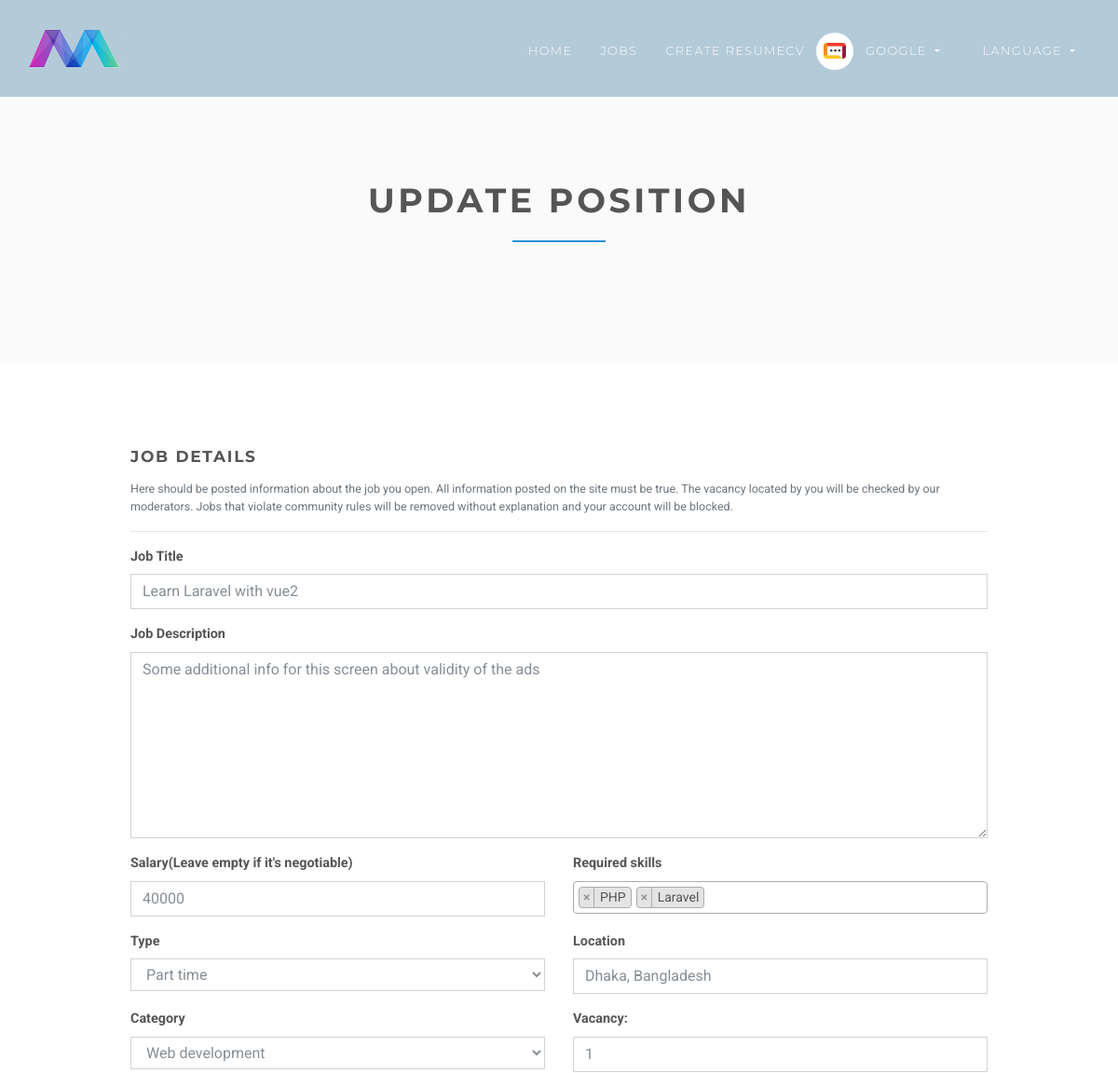
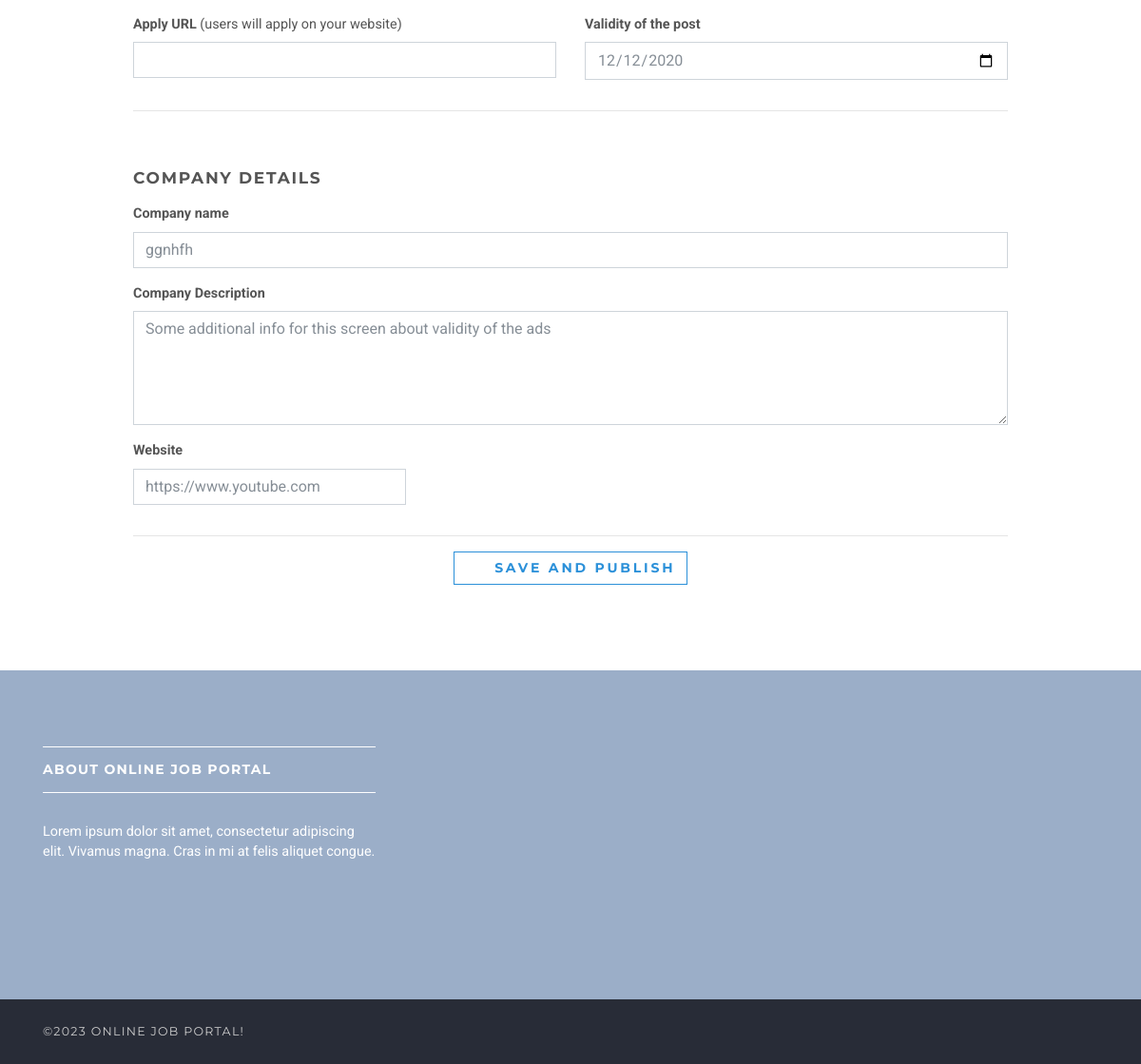
Page /en/employer/dashboard/jobs/1/edit/ (signed in) on the committed database (2 pictures, top to bottom).
### accounts/models.py (models this page shows, shortened)
class User(AbstractUser):
    username = None
    role = models.CharField(max_length=12, error_messages={"required": "Role must be provided"})
    gender = models.CharField(max_length=10, blank=True, null=True, default="")
    email = models.EmailField(
        unique=True, blank=False, error_messages={"unique": "A user with that email already exists."}
    )
    USERNAME_FIELD = "email"
    REQUIRED_FIELDS = []
    objects = UserManager()

### jobsapp/models.py (models this page shows, shortened)
class Job(models.Model):
    user = models.ForeignKey(User, on_delete=models.CASCADE)
    title = models.CharField(max_length=300)
    description = models.TextField()
    location = models.CharField(max_length=150)
    type = models.CharField(choices=JOB_TYPE, max_length=10)
    category = models.CharField(max_length=100)
    last_date = models.DateTimeField()
    company_name = models.CharField(max_length=100)
    company_description = models.CharField(max_length=300)
    website = models.CharField(max_length=100, default="")
    created_at = models.DateTimeField(default=timezone.now)
    filled = models.BooleanField(default=False)
    salary = models.IntegerField(default=0, blank=True)
    tags = models.ManyToManyField(Tag)
    vacancy = models.IntegerField(default=1)
    objects = JobManager()
    class Meta:
        ordering = ["id"]

### jobsapp/views/employer.py (the view, shortened to what this page needs)
# urls.py: path("jobs/<int:id>/edit/", JobUpdateView.as_view(), name="employer-jobs-edit"),
@method_decorator(login_required(login_url=reverse_lazy("accounts:login")), name="dispatch")
@method_decorator(user_is_employer, name="dispatch")
class JobUpdateView(UpdateView):
    template_name = "jobs/update.html"
    form_class = CreateJobForm
    extra_context = {"title": "Edit Job"}
    slug_field = "id"
    slug_url_kwarg = "id"
    success_url = reverse_lazy("jobs:employer-dashboard")
    context_object_name = "job"
    def dispatch(self, request, *args, **kwargs):
        return super().dispatch(self.request, *args, **kwargs)
    def get_queryset(self):
        return Job.objects.filter(user_id=self.request.user.id)
    def get_context_data(self, **kwargs):
        context = super().get_context_data(**kwargs)
        context["tags"] = Tag.objects.all()
        return context

### jobsapp/forms.py (shortened to what this page needs)
class CreateJobForm(forms.ModelForm):
    class Meta:
        model = Job
        exclude = ("user", "created_at")
        labels = {
            "last_date": "Last Date",
            "company_name": "Company Name",
            "company_description": "Company Description",
        }

### jobsapp/templatetags/tag_exists.py (called while the page is built)
@register.simple_tag(name="tag_exists")
def tag_exists(id, tags):
    return True if tags is not None and len(tags) > 0 and str(id) in tags else False

### templates/jobs/update.html (shortened to what this page needs)
{% extends 'base.html' %}
{% load static %}
{% load tag_exists %}
{% block styles %}
    <link rel="stylesheet" href="{% static 'vendor/bootstrap-select/css/bootstrap-select.min.css' %}">
    <link href="https://cdnjs.cloudflare.com/ajax/libs/select2/4.0.3/css/select2.min.css" rel="stylesheet"/>
    <link rel="stylesheet" href="{% static 'css/select2-bootstrap.css' %}"/>
{% endblock %}
{% block content %}
    <section class="bg-light-gray">
        <div class="container">
            <div class="row">
                <div class="col-lg-8 mx-auto">
                    <h1 class="heading">Update position</h1>
                </div>
            </div>
        </div>
    </section>
    <section>
        <div class="container">
            <div class="row">
                <div class="col-lg-10 mx-auto">
                    <form id="job-main-form" method="post" action="" class="job-add-form">
                        <div class="row">
                            <div class="col-lg-12">
                                <h4>Job details</h4>
                                <p class="text-muted text-small">Here should be posted information about the job you open.
                                    All information posted on the site must be true. The vacancy located by you will be checked by our moderators.
                                    Jobs that violate community rules will be removed without explanation and your account will be blocked. </p>
                                <hr>
                            </div>
                        </div>
                        <div class="row">
                            <div class="col-lg-12 form-group">
                                <label for="title">Job Title</label>
                                <input id="title" name="title" type="text" class="form-control" value="{{ form.title.value|default_if_none:"" }}">
                            </div>
                        </div>
                        <div class="row">
                            <div class="col-lg-12 form-group">
                                <label for="description">Job Description</label>
                                <textarea id="description" name="description" rows="5" style="min-height: 200px" class="form-control">{{ form.description.value|default_if_none:"" }}</textarea>
                            </div>
                        </div>
                        <div class="row">
                            <div class="col-lg-6 form-group">
                                <label for="salary">Salary(Leave empty if it's negotiable)</label>
                                <input id="salary" name="salary" type="number" min="1000" class="form-control" value="{{ form.salary.value|default_if_none:"" }}">
                            </div>
                            <div class="col-lg-6 form-group">
                                <label for="tags">Required skills</label>
                            </div>
                        </div>
                        <div class="row">
                            <div class="col-lg-6 form-group">
                                <label for="type">Type</label>
                                <select id="type" name="type" placeholder="Choose job type" class="form-control">
                                    <option value="2" {% if form.type.value == "2" %} selected {% endif %}>Part time</option>
                                </select>
                            </div>
                            <div class="col-lg-6 form-group">
                                <label for="location">Location</label>
                                <input id="location" name="location" type="text" placeholder="e.g. Dhaka, Bangladesh"
                                       class="form-control" value="{{ form.location.value|default_if_none:"" }}">
                            </div>
                        </div>
                        <div class="row">
                            <div class="col-lg-6 form-group">
                                <label for="category">Category</label>
                                <select id="category" name="category" class="form-control">
                                    <option value="web-development" {% if form.category.value == "web-development" %} selected {% endif %}>Web development</option>
                                </select>
                            </div>
                            <div class="col-lg-6 form-group">
                                <label for="vacancy">Vacancy: </label>
                                <input id="vacancy" name="vacancy" type="number" min="1" class="form-control"
                                        value="{{ form.vacancy.value | default_if_none:"" }}">
                            </div>
                        </div>
                        <div class="row">
                            <div class="col-xl-6 form-group">
                                <label for="apply_url">Apply URL <span
                                        class="note">(users will apply on your website)</span></label>
                                <input id="apply_url" type="url" class="form-control">
                            </div>
                            <div class="col-xl-6 form-group">
                                <label for="validity">Validity of the post</label>
                                <input id="validity" name="last_date" type="date" class="form-control" value="{{ form.last_date.value|default:job.last_date|date:"Y-m-d" }}">
                            </div>
                        </div>
                        <div class="row">
                            <div class="col-lg-12">
                                <hr class="margin-bottom--big">
                            </div>
                        </div>
                        <div class="row">
                            <div class="col-lg-12">
                                <h4>Company details</h4>
                            </div>
                        </div>
                        <div class="row">
                            <div class="col-lg-12 form-group">
                                <label for="company_name">Company name</label>
                                <input id="company_name" name="company_name" type="text" class="form-control" value="{{ form.company_name.value|default_if_none:"" }}">
                            </div>
                        </div>
                        <div class="row">
                            <div class="col-lg-12 form-group">
                                <label for="company_description">Company Description</label>
                                <textarea id="company_description" name="company_description" rows="3"
                                          class="form-control">{{ form.company_description.value|default_if_none:"" }}</textarea>
                            </div>
                        </div>
                        <div class="row">
                            <div class="col-lg-4 form-group">
                                <label for="company_website">Website</label>
                                <input id="company_website" name="website" type="url" class="form-control" value="{{ form.website.value|default_if_none:"" }}">
                            </div>
                        </div>
                        <div class="row">
                            <div class="col-lg-12 text-center">
                                <hr>
                                <button type="submit" class="btn btn-outline-white-primary"><i class="fa fa-magic"></i>
                                    Save and publish
                                </button>
                            </div>
                        </div>
                    </form>
                </div>
            </div>
        </div>
    </section>
{% endblock %}

### templates/base.html (shortened to what this page needs)
{% load static %}
{% load static i18n %}
{% get_current_language as LANGUAGE_CODE %}
<!DOCTYPE html>
<html lang="{{ LANGUAGE_CODE }}">
<head>
    <link rel="stylesheet"
          href="{% static 'vendor/bootstrap/css/bootstrap.min.css' %}">
    <link rel="stylesheet"
          href="{% static 'vendor/font-awesome/css/font-awesome.min.css' %}">
    <link rel="stylesheet" href="{% static 'vendor/owl.carousel/assets/owl.carousel.css' %}">
    <link rel="stylesheet" href="{% static 'vendor/owl.carousel/assets/owl.theme.default.css' %}">
    <link rel="stylesheet" href="{% static 'css/style.default.css' %}" id="theme-stylesheet">
    <link rel="stylesheet" href="{% static 'css/custom.css' %}">
    <link rel="stylesheet" href="https://cdnjs.cloudflare.com/ajax/libs/toastr.js/latest/toastr.min.css"/>
    {% block styles %}{% endblock %}
</head>
<body>
<header class="header">
    <nav class="navbar navbar-expand-lg">
        <div class="container-fluid">
            <a href="{% url 'jobs:home' %}" class="navbar-brand">
                <img src="{% static 'img/logo-small.png' %}" alt="logo" class="d-none d-lg-block">
            </a>
            <div id="navbarSupportedContent" class="collapse navbar-collapse">
                {% with request.resolver_match.url_name as url_name %}
                    <ul class="navbar-nav ml-auto">
                        <li class="nav-item {% if url_name == 'home' %}active{% endif %}">
                            <a href="{% url 'jobs:home' %}" class="nav-link">Home <span class="sr-only">(current)</span></a>
                        </li>
                        <li class="nav-item {% if url_name == 'jobs' %}active{% endif %}">
                            <a href="{% url 'jobs:jobs' %}" class="nav-link">Jobs</a>
                        </li>
                        <li class="nav-item {% if url_name == 'templates' %}active{% endif %}">
                            <a href="{% url 'resume_cv:templates' %}" class="nav-link">Create ResumeCV</a>
                        </li>
                        {% if request.user.is_authenticated and request.user.role == 'employer' %}
                            <li class="nav-item dropdown">
                                <a id="clientZone" href="#" data-toggle="dropdown"
                                   aria-haspopup="true" aria-expanded="false"
                                   class="nav-link dropdown-toggle has-img mb-3 mb-lg-0 mt-3 mt-lg-0">
                                    <div class="client-menu-image">
                                        <div class="inner">
                                            <img src="{% static 'img/company-1.png' %}"
                                                 alt="company image"
                                                 class="img-fluid">
                                        </div>
                                    </div>
                                    {% if request.user.role == 'employee' %}
                                        {{ request.user.first_name }} {{ request.user.last_name }}
                                    {% else %}
                                        {{ request.user.first_name }}
                                    {% endif %}
                                </a>
                            </li>
                        {% endif %}
                        {% include "lang_selector.html" %}
                    </ul>
                {% endwith %}
            </div>
        </div>
    </nav>
</header>
<div>
    {% block content %} {% endblock %}
</div>
<footer class="footer">
    <div class="footer__block">
        <div class="container">
            <div class="row">
                <div class="col-lg-4 col-md-12 mb-5">
                    <h4 class="h5">About Online Job Portal</h4>
                    <p> Lorem ipsum dolor sit amet, consectetur adipiscing elit. Vivamus magna. Cras in mi at felis
                        aliquet congue. </p>
                </div>
            </div>
        </div>
    </div>
    <div class="footer__copyright">
        <div class="container">
            <div class="row">
                <div class="col-md-4 text-md-left text-center">
                    <p>&copy;{% now "Y" %} Online Job Portal!</p>
                </div>
            </div>
        </div>
    </div>
</footer>
</body>
</html>

### rows in the picture
User: user.first_name "GOOGLE"
Job: title "Learn Laravel with vue2", description "Some additional info for this screen about validity of the ads", location "Dhaka, Bangladesh", category "Web development", last_date "12/12/2020", company_name "ggnhfh", company_description "Some additional info for this screen about validity of the ads", website "https://www.youtube.com"
